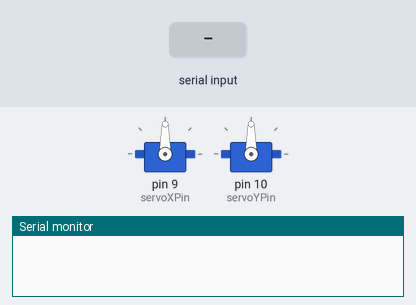
Bench run of a sketch on a simulated Arduino Uno, built with avr-gcc and run on an emulated ATmega328P. Parts: 2 × servo, the last lines printed to the serial monitor. The test bench sets the inputs (shaded band).

Above: at 1.2 s.
1.3 s: "aim,90,45,200\n" received over Serial
At 2.6 s:
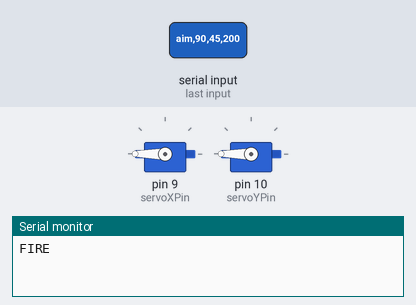
Timing chart, 0 to 4.3 s (numbered marks = the images above; inputs shaded):
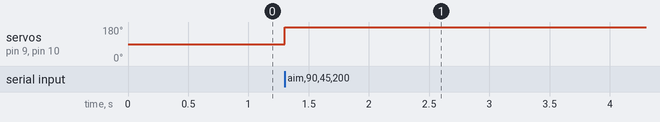

Measured:
- after the input at 1.3 s, servo on pin 9 (servoXPin), servo on pin 10 (servoYPin): 90° → 180° at once

The sketch:

servo_controller.ino
```cpp
#include <Servo.h>

Servo servoX;
Servo servoY;


const int servoXPin = 9;
const int servoYPin = 10;
int posX = 90; // neutral position
int posY = 90; // neutral position

// Higher sensitivity: smaller input range maps to full servo travel.
const int INPUT_RANGE_DEG = 45; // was effectively 90

void setup() {
  Serial.begin(115200);
  servoX.attach(servoXPin);
  servoY.attach(servoYPin);
  servoX.write(posX);
  servoY.write(posY);
}

void loop() {
  if (Serial.available()) {
    String line = Serial.readStringUntil('\n');
    line.trim();
    if (line.length() == 0) return;

    int dx = 0;
    int dy = 0;
    int fire = 0;

    // Expected incoming: aim,dx,dy,fire
    if (sscanf(line.c_str(), "aim,%d,%d,%d", &dx, &dy, &fire) >= 2) {
      // Clamp then map a narrower range so movement per command is larger.
      dx = constrain(dx, -INPUT_RANGE_DEG, INPUT_RANGE_DEG);
      dy = constrain(dy, -INPUT_RANGE_DEG, INPUT_RANGE_DEG);

      int targetX = map(dx, -INPUT_RANGE_DEG, INPUT_RANGE_DEG, 0, 180);
      int targetY = map(dy, -INPUT_RANGE_DEG, INPUT_RANGE_DEG, 0, 180);

      servoX.write(targetX);
      servoY.write(targetY);

      if (fire) {
        // simple feedback for prototype
        Serial.println("FIRE");
      }
    }
  }
}
```
